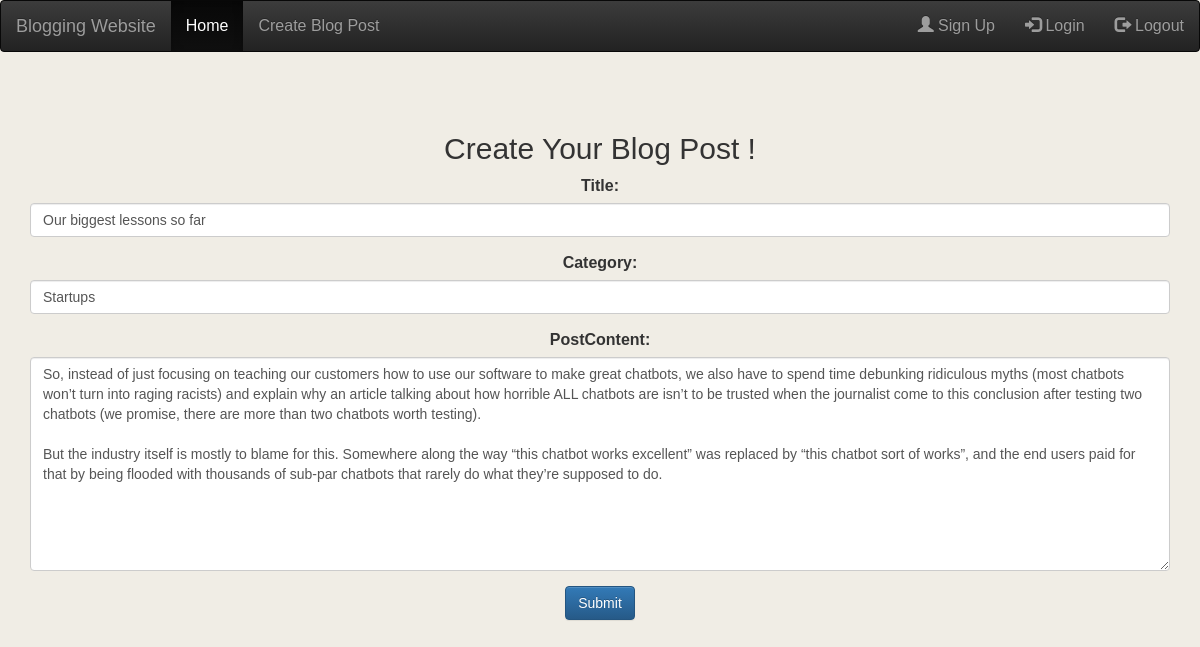
The page /post/edit/3/ (signed in) on the database its author committed.
### blog/models.py (models this page shows, shortened)
class Post(models.Model):
    postAuthor = CurrentUserField()
    title = models.CharField(max_length = 150)
    category = models.CharField(max_length = 150)
    postContent = models.TextField()
    postCreatedDate = models.DateTimeField(default = timezone.now)
    postLikes = models.IntegerField(default = 0)

### blog/views.py (the view)
# urls.py: path('post/edit/<int:post_id>/', views.editPost, name = 'editPost'),
@login_required
def editPost(request, post_id):
    post = get_object_or_404(Post, pk = post_id)
    form = PostForm(instance = post)
    return render (request, 'blog/post_edit.html', {'form': form})

### blog/forms.py
class PostForm(forms.ModelForm):
    class Meta:
        model = Post
        fields = ('title', 'category', 'postContent',)
        widgets = {
            'title': forms.TextInput(),
            'category': forms.TextInput(),
            'postContent': forms.Textarea(),
        }

### blog/templates/blog/post_edit.html (shortened to what this page needs)
{% load widget_tweaks %}
{% include 'blog/base.html' %}
<div class = "container" >
    <div class = "text-center">
      <h2>Create Your Blog Post ! </h2>
      <form action = "update/" method="POST">
        {% for field in form.visible_fields %}
          <div class="form-group">
            {{ field.label_tag }}
            {% render_field field class="form-control" %}
          </div>
        {% endfor %}
        <button type="submit" class="btn btn-primary">Submit</button>
      </form>
    </div>
</div>

### blog/static/css/blog.css (style rules this page uses)
* { font-family: Verdana, Arial, Georgia; font-size: 12pt; }
body { background-color: #F0EDE5; }

### rows shown on the page
Post: title "Our biggest lessons so far" "Startups" "So, instead of just focusing on teaching our customers how to use our software to make great chatbots, we also have to spend time debunking ridiculous myths (most chatbots won’t turn into raging racists) and explain why an article talking about how horrible ALL chatbots are isn’t to be trusted when the journalist come to this conclusion after testing two chatbots (we promise, there are more than two chatbots worth testing). But the industry itself is mostly to blame for this. Somewhere along the way “this chatbot works excellent” was replaced by “this chatbot sort of works”, and the end users paid for that by being flooded with thousands of sub-par chatbots that rarely do what they’re…"

### other values the page prints
{{ field.label_tag }} "Title:" "Category:" "PostContent:"
